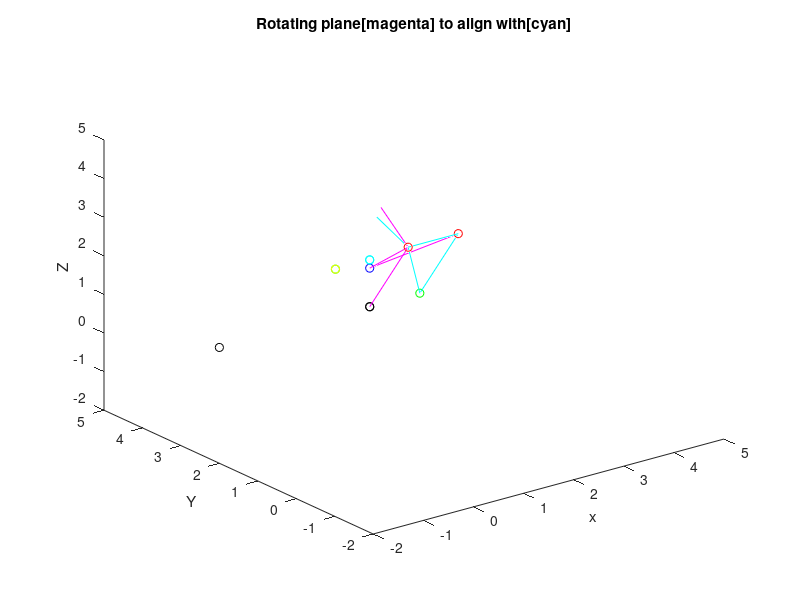

Here is the MATLAB script that generated this plot:
clear all;

% Creating four points emulating marker oriented above the plane
% point1 = [1 1 1];
% point2 = [2 1 1];
% point3 = [2 2 1];
% % point4 = [1 2 1];
% point4 = [1 2 5];

% Creating four points emulating marker oriented below the plane
point1 = [1 1 3];
point2 = [2 1 3];
point3 = [2 2 1];
% point4 = [1 2 1];
point4 = [1 2 2];

% Plotting 4 points
figure;
plot3(point1(1),point1(2),point1(3),'or');
hold on;
plot3(point2(1),point2(2),point2(3),'or');
plot3(point3(1),point3(2),point3(3),'og');
plot3(point4(1),point4(2),point4(3),'ob');

xlabel(' x ');
ylabel(' Y ');
zlabel(' Z ');
xlim([-2 5])
ylim([-2 5])
zlim([-2 5])

run_transform = true;

if run_transform
    % orienting the point 4 in same plane as other 3 points

    % Plane 1 = 1,2,3
    % Creating vector between points 1 and 2
    vec12 = point2 - point1;
    vec12_p = [point1; point1+vec12];
    vec12_UV = vec12./vecnorm(vec12);
    plot3(vec12_p(:,1),vec12_p(:,2),vec12_p(:,3),'c', 'LineWidth',0.5);

    % Creating vector between points 1 and 3
    vec13 = point3 - point1;
    vec13_p = [point1; point1+vec13];
    vec13_UV = vec13./vecnorm(vec13);
    plot3(vec13_p(:,1),vec13_p(:,2),vec13_p(:,3),'c', 'LineWidth',0.5);

    % Creating vector between points 2 and 3
    vec23 = point3 - point2;
    vec23_p = [point2; point2+vec23];
    vec23_UV = vec23./vecnorm(vec23);
    plot3(vec23_p(:,1),vec23_p(:,2),vec23_p(:,3),'c', 'LineWidth',0.5);


    % Plane 2 = 1,2,4

    % Creating vector between points 1 and 4
    vec14 = point4 - point1;
    vec14_p = [point1; point1+vec14];
    vec14_UV = vec14./vecnorm(vec14);
    plot3(vec14_p(:,1),vec14_p(:,2),vec14_p(:,3),'m', 'LineWidth',0.5);


    % computing new axis perpendicular to the elevated plane
    ih2 = cross(vec12_UV, vec14_UV);
    ih2_UV = ih2./vecnorm(ih2);
    vec1i2_p = [point1; point1+ih2];
    plot3(vec1i2_p(:,1),vec1i2_p(:,2),vec1i2_p(:,3),'m', 'LineWidth',0.5)
    
     % computing new axis perpendicular to the desired plane
    ih = cross(vec12_UV, vec13_UV);
    ih_UV = ih./vecnorm(ih);
    vec1i_p = [point1; point1+ih];
    plot3(vec1i_p(:,1),vec1i_p(:,2),vec1i_p(:,3),'c', 'LineWidth',0.5)

    % Creating vector between points 2 and 4
    vec24 = point4 - point2;
    vec24_p = [point2; point2+vec24];
    vec24_UV = vec24./vecnorm(vec24);
    plot3(vec24_p(:,1),vec24_p(:,2),vec24_p(:,3),'m', 'LineWidth',0.5);

    title('Rotating plane[magenta] to align with[cyan]')
    pause(5)

    % Computing the required angle of rotation 
    % theta = dot(ih2, vec12_UV);
    % theta = radtodeg(theta);

    % angle between 
    angle3 = atan2(norm(cross(vec14_UV,vec23_UV)), dot(vec14_UV,vec23_UV));

    angle = atan2(norm(cross(ih2_UV,vec12_UV)), dot(ih2_UV,vec12_UV));

    angle2 = atan2(norm(cross(ih2_UV,ih_UV)), dot(ih2_UV,ih_UV));

    % Plotting point after rotating it by angle 
    angle_deg = rad2deg(angle)
    theta =  -1 * angle;

    R_X = [1 0 0; 0 cos(theta) -sin(theta); 0 sin(theta) cos(theta)];
    R_Y = [cos(theta) 0 sin(theta) ; 0 1 0; -sin(theta) 0 cos(theta)];
    R_Z = [cos(theta) -sin(theta) 0; sin(theta) cos(theta) 0; 0 0 1];
    %Post Mul
%     R_XY = [cos(theta) 0 sin(theta); sin(theta)^2 cos(theta) -sin(theta)*cos(theta); cos(theta)*sin(theta) sin(theta) cos(theta)^2];
    %Pre Mul
    R_XY = [cos(theta) sin(theta)^2 cos(theta)*sin(theta);  0 cos(theta) -sin(theta);  -sin(theta) cos(theta)*sin(theta) cos(theta)^2];
    
    % Custom rotation matrix allowing rotation only around Y co-ordinate 
    R_only_Y = [1 0 0 ; 0 1 0; -sin(theta) 0 cos(theta)];
    
    point4_n = R_Y * point4';
    % point4_new = point4+point4_n';
    plot3(point4_n(1),point4_n(2),point4_n(3),'ok');
    
    % Cheating code
    plot3(point4(1),point4(2),point4_n(3),'ok');
    
    % Custom Rotation marix
    point4_n_custom = R_only_Y * point4';
    plot3(point4_n_custom(1),point4_n_custom(2),point4_n_custom(3),'ok');
    
    pt = [point4(1),point4(2),point4_n(3)]
    vec_np = pt - point1;
    vec_np = [point1; point1+vec_np];
    vec_np_UV = vec_np./vecnorm(vec_np);
    plot3(vec_np(:,1),vec_np(:,2),vec_np(:,3),'m', 'LineWidth',0.5);
    

    % ********* Plotting point after rotating it by angle3*************
    angle3_deg = rad2deg(angle3)
    theta =  -1 * angle3;

    R_X = [1 0 0; 0 cos(theta) -sin(theta); 0 sin(theta) cos(theta)];
    R_Y = [cos(theta) 0 sin(theta) ; 0 1 0; -sin(theta) 0 cos(theta)];
    R_Z = [cos(theta) -sin(theta) 0; sin(theta) cos(theta) 0; 0 0 1];
    %Post Mul
%     R_XY = [cos(theta) 0 sin(theta); sin(theta)^2 cos(theta) -sin(theta)*cos(theta); cos(theta)*sin(theta) sin(theta) cos(theta)^2];
    %Pre Mul
    R_XY = [cos(theta) sin(theta)^2 cos(theta)*sin(theta);  0 cos(theta) -sin(theta);  -sin(theta) cos(theta)*sin(theta) cos(theta)^2];
     
    point43_n = R_Y * point4';
    % point43_new = point4+point43_n';
    plot3(point43_n(1),point43_n(2),point43_n(3),'og');
    
    % Cheating code
    plot3(point4(1),point4(2),point43_n(3),'oc');

    % **********Plotting point after rotating it by angle2*****************
    angle2_deg = rad2deg(angle2)
    theta =  -1 * angle2;

    R_X = [1 0 0; 0 cos(theta) -sin(theta); 0 sin(theta) cos(theta)];
    R_Y = [cos(theta) 0 sin(theta) ; 0 1 0; -sin(theta) 0 cos(theta)];
    R_Z = [cos(theta) -sin(theta) 0; sin(theta) cos(theta) 0; 0 0 1];
    %Post Mul
%     R_XY = [cos(theta) 0 sin(theta); sin(theta)^2 cos(theta) -sin(theta)*cos(theta); cos(theta)*sin(theta) sin(theta) cos(theta)^2];
    %Pre Mul
    R_XY = [cos(theta) sin(theta)^2 cos(theta)*sin(theta);  0 cos(theta) -sin(theta);  -sin(theta) cos(theta)*sin(theta) cos(theta)^2];

    point42_n = R_Y * point4';
    % point42_new = point4+point42_n';
    plot3(point42_n(1),point42_n(2),point42_n(3),'oy');
    
     % Cheating code
    plot3(point4(1),point4(2),point42_n(3),'oc');
    
            
   end
